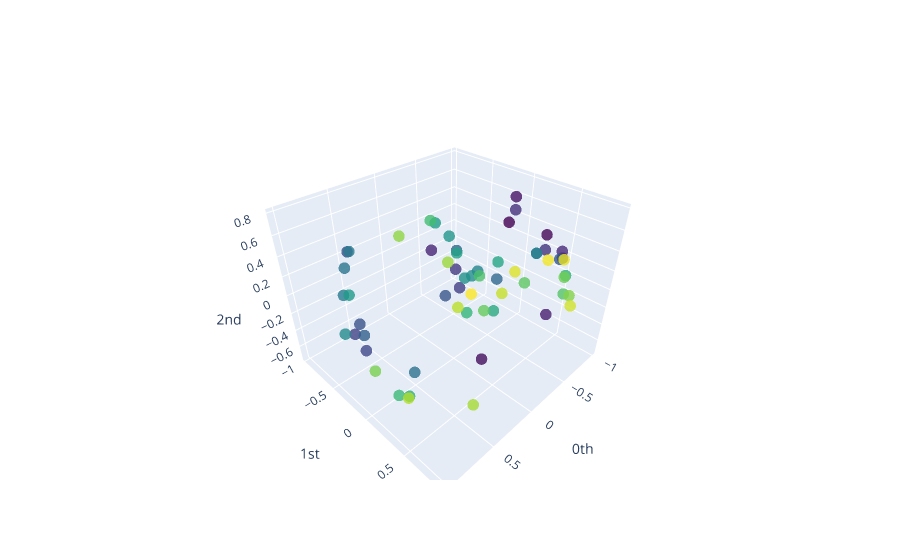

The notebook cell this image was saved under:
### Code cell
#normalize each vector to form a unit circle

img_pca_unit=[]

for vec in imgs_pca:
    img_pca_unit.append(vec/np.linalg.norm(vec))

img_pca_unit=np.array(img_pca_unit)
    
plot_point_cloud(img_pca_unit)
